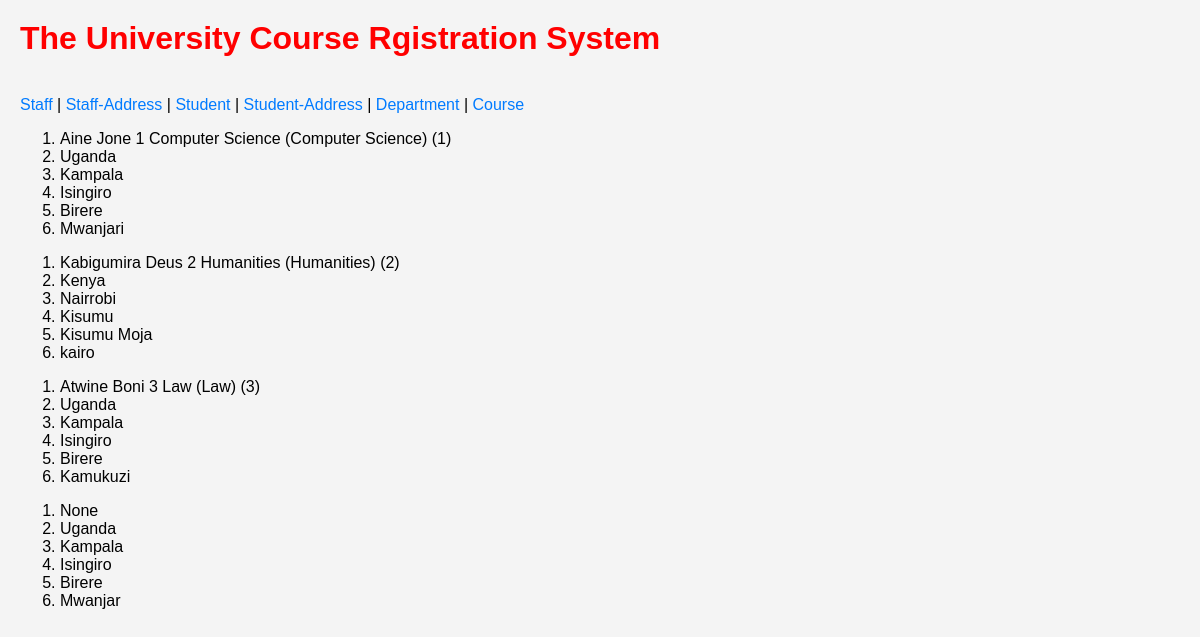
/address_staff/, run on the app's committed database.
### Class_app/models.py (models this page shows, shortened)
class Address_Staff(models.Model):
    staff = models.OneToOneField(Staff, on_delete=models.SET_NULL, null=True)
    country = models.CharField(max_length=255)
    city = models.CharField(max_length=255)
    district = models.CharField(max_length=255)
    subcounty = models.CharField(max_length=255)
    village = models.CharField(primary_key=True,max_length=255)

class Staff (models.Model):
    First_name = models.CharField(max_length=100)
    Last_name = models.CharField(max_length=100)
    Staff_id = models.IntegerField(primary_key=True,unique=True)
    Department = models.ForeignKey(Department, on_delete=models.SET_NULL, null=True)
    def __str__(self):
        return f"{self.First_name} {self.Last_name} {self.Department} ({self.Staff_id})"

class Department(models.Model):
    department_id = models.CharField(primary_key=True, max_length=100)
    department_name = models.CharField(max_length=100)
    head_of_department = models.CharField(max_length=100)
    def __str__(self):
        return f"{self.department_id} {self.department_name} ({self.department_name})"

### Class_app/views.py (the view)
# urls.py: path('address_staff/', AddressStaffList.as_view(), name='address_staff'),
class AddressStaffList(ListView):
    model = Address_Staff
    template_name = "address_staff.html"

### Templates/address_staff.html
{% extends 'base.html' %}
{% block content %}
{% for address_staff in address_staff_list %}
<ol>
    <li>{{ address_staff.staff}}</li>
    <li>{{ address_staff.country}}</li>
    <li>{{ address_staff.city}}</li>
    <li>{{ address_staff.district}}</li>
    <li>{{ address_staff.subcounty}}</li>
    <li>{{ address_staff.village}}</li>
</ol>
{% endfor %}
{% endblock content %}

### Templates/base.html (style rules this page uses)
body { font-family: Arial, sans-serif; background-color: #f4f4f4; margin: 0; padding: 20px; }

### data on the page
Address_Staff: staff "Aine Jone 1 Computer Science (Computer Science) (1)", country "Uganda", city "Kampala", district "Isingiro", subcounty "Birere", village "Mwanjari"
Address_Staff: staff "Kabigumira Deus 2 Humanities (Humanities) (2)", country "Kenya", city "Nairrobi", district "Kisumu", subcounty "Kisumu Moja", village "kairo"
Address_Staff: staff "Atwine Boni 3 Law (Law) (3)", country "Uganda", city "Kampala", district "Isingiro", subcounty "Birere", village "Kamukuzi"
Address_Staff: staff "None", country "Uganda", city "Kampala", district "Isingiro", subcounty "Birere", village "Mwanjar"
